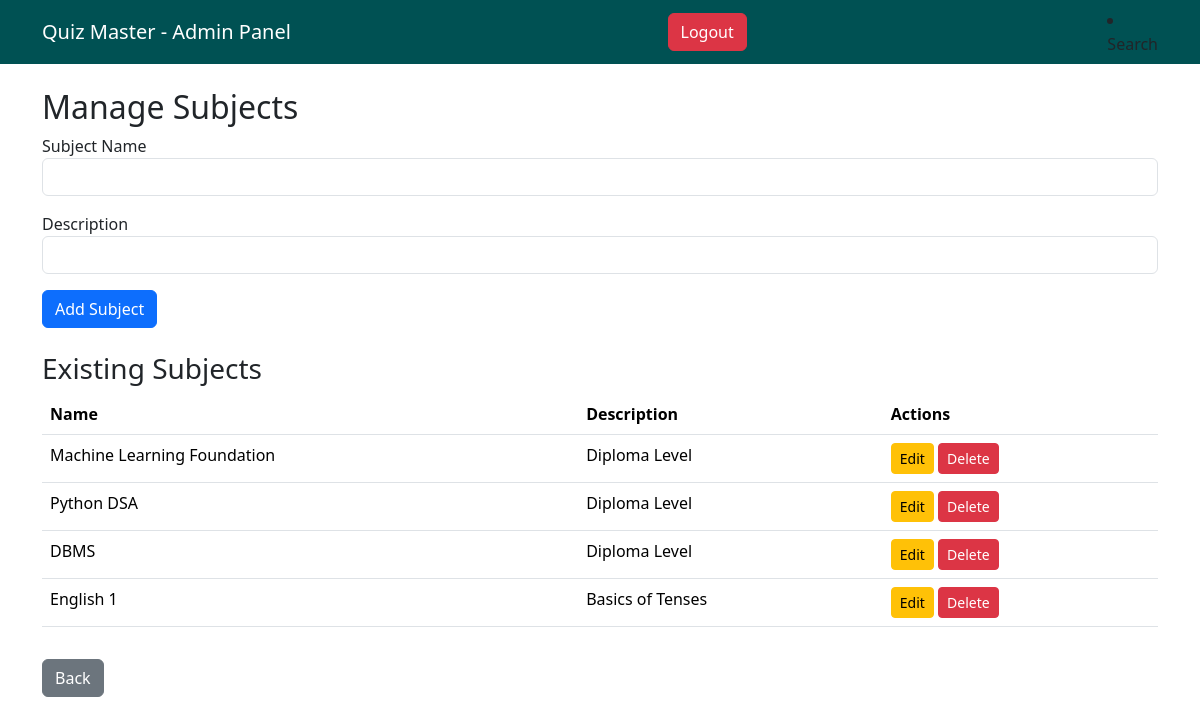
Page /admin_dashboard/subjects (signed in) on the committed database.
### model.py (models this page shows)
class Subject(db.Model):
    id=db.Column(db.Integer,primary_key=True)
    subject_name=db.Column(db.String(50),nullable=False)
    description=db.Column(db.Text)

### app.py (the view, shortened to what this page needs)
@app.route('/admin_dashboard/subjects',methods=['GET','POST'])
@login_required
def manage_subjects():
    if not current_user.is_admin():
        flash('you are not allowed to visit this route','danger')
        return redirect(url_for('user_dashboard'))
    subjects= Subject.query.all()
    return render_template('manage_subjects.html',subjects=subjects)

### app.py (called while the page is built)
@login_manager.user_loader
def load_user(user_id):
    return User.query.get(int(user_id))

### model.py (called while the page is built)
    def is_admin(self):
        return self.role == 'admin'

### templates/manage_subjects.html
{% extends 'base.html' %}
{% block body %}
    <div class="container mt-4">
        <h2>Manage Subjects</h2>
        <form method="POST">
            <div class="mb-3">
                <label>Subject Name</label>
                <input type="text" class="form-control" name="subject_name" required>
            </div>
            <div class="mb-3">
                <label>Description</label>
                <input type="text" class="form-control" name="description">
            </div>
            <button type="submit" class="btn btn-primary">Add Subject</button>
        </form>
        <h3 class="mt-4">Existing Subjects</h3>
        <table class="table">
            <thead>
                <tr>
                    <th>Name</th>
                    <th>Description</th>
                    <th>Actions</th>
                </tr>
            </thead>
            <tbody>
                {% for subject in subjects %}
                <tr>
                    <td>{{ subject.subject_name }}</td>
                    <td>{{ subject.description }}</td>
                    <td>
                        <a href="{{ url_for('edit_subject', subject_id=subject.id) }}" class="btn btn-warning btn-sm">Edit</a>
                        <a href="{{ url_for('delete_subject', subject_id=subject.id) }}" class="btn btn-danger btn-sm">Delete</a>
                    </td>
                </tr>
                {% endfor %}
            </tbody>
        </table>
        <a href="{{ url_for('admin_dashboard') }}" class="btn btn-secondary mt-3">Back</a>
    </div>
</body>
</html>
{% endblock body %}

### rows in the picture
Subject: subject_name "Machine Learning Foundation", description "Diploma Level"
Subject: subject_name "Python DSA", description "Diploma Level"
Subject: subject_name "DBMS", description "Diploma Level"
Subject: subject_name "English 1", description "Basics of Tenses"
